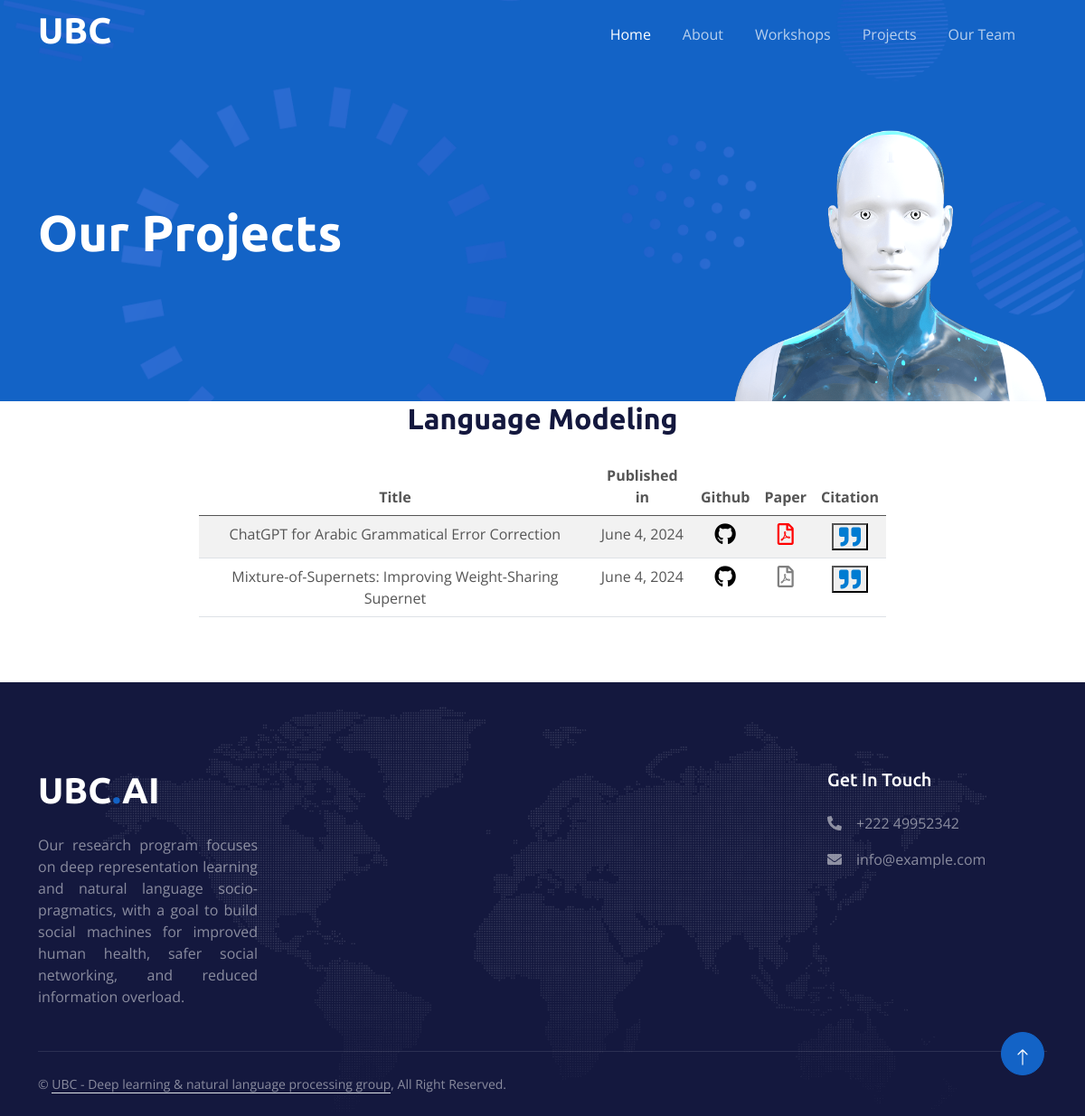
/project/1/, run on the app's committed database.
### contents/models.py (models this page shows, shortened)
class Projects (models.Model):
    title = models.CharField(max_length=100)
    photo = models.FileField(upload_to='projects photos' )

class Topics (models.Model):
    title = models.CharField(max_length=100)
    publishedDate = models.DateField(null=True, blank= True)
    github = models.CharField(max_length=100 , null=True, blank= True)
    paper = models.FileField(upload_to='topics file pdf', null=True, blank= True)
    project = models.ForeignKey(Projects, on_delete=models.CASCADE)

### pages/views.py (the view)
# urls.py: path('project/<int:project_id>/', views.project_detail, name = 'project'),
def project_detail(request, project_id):
    project = get_object_or_404(Projects, pk=project_id)
    return render(request, 'pages/project.html', {'project': project})

### templates/pages/project.html (shortened to what this page needs)
{% extends "base.html" %}
{% load static %}
{% block content %}
<div class="container-fluid pt-5 bg-primary hero-header">
    <div class="container pt-5">
        <div class="row g-5 pt-5">
            <div class="col-lg-6 align-self-center text-center text-lg-start mb-lg-5">
                <h1 class="display-4 text-white mb-4 animated slideInRight">Our Projects</h1>
            </div>
            <div class="col-lg-6 align-self-end text-center text-lg-end">
                <img class="img-fluid" src="{% static 'img/hero-img.png' %}" alt="" style="max-height: 300px;">
            </div>
        </div>
    </div>
</div>
<section id="LM" class="ftco-section">
    <div class="container-fluid px-4">
        <div class="row justify-content-center mb-5 pb-2">
            <div class="col-md-8 text-center heading-section ftco-animate">
                <h2 class="mb-4 text-center">{{ project.title }}</h2>
                <div class="table-responsive">
                    <table class="table table-striped">
                        <thead>
                            <tr>
                                <th>Title</th>
                                <th>Published in</th>
                                <th>Github</th>
                                <th>Paper</th>
                                <th>Citation</th>
                            </tr>
                        </thead>
                        <tbody>
                            {% for topic in project.topics_set.all %}
                            <tr>
                                <td>{{ topic.title }}</td>
                                <td>{{ topic.publishedDate }}</td>
                                {% if topic.github %}
                                <td><a href="{{ topic.github }}"><i class="fab fa-github" style="font-size:24px;color:black;"></i></a></td>
                                {% else %}
                                <td><i class="fab fa-github" style="font-size:24px;color:gray;"></i></td>
                                {% endif %}
                                {% if topic.paper %}
                                <td><a href="{{ topic.paper.url }}"><i class="far fa-file-pdf" style="font-size:24px;color:red;"></i></a></td>
                                {% else %}
                                <td><i class="far fa-file-pdf" style="font-size:24px;color:gray;"></i></td>
                                {% endif %}
                                <td>
                                    <button data-open-modal class="fa fa-quote-right" style="font-size:24px;color:#007CD2"></button>
                                </td>
                            </tr>
                            {% endfor %}
                        </tbody>
                    </table>
                </div>
            </div>
        </div>
    </div>
</section>
{% endblock %}

### dlnlp/static/css/style.css (style rules this page uses)
:root { --primary: #1363C6; --secondary: #15ACE1; --light: #F4F7FE; --dark: #14183E; }
h1, h2, h3, .fw-bold { font-weight: 700 !important; }
.hero-header { margin-top: -75px; background: url(../img/bg-hero.png) center center no-repeat; background-size: cover; }

### data on the page
Projects: title "Language Modeling"
Topics: title "ChatGPT for Arabic Grammatical Error Correction", publishedDate "June 4, 2024"
Topics: title "Mixture-of-Supernets: Improving Weight-Sharing Supernet", publishedDate "June 4, 2024"
